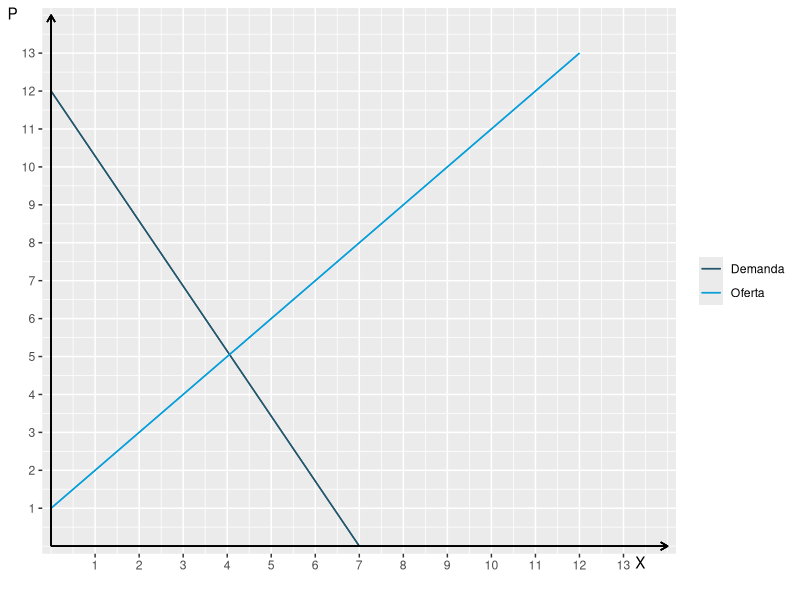

This chart was generated by the following R code:
# Excedente del consumidor
library(tibble)
library(ggplot2)

df <- tribble(
  ~x, ~y, ~curva,
  0,   1,  "oferta",
  12,   13, "oferta",
  0,   12,   "demanda",
  7, 0,    "demanda"
)

oferta_demanda <- function(df) {
  ggplot(df, aes(x, y)) + 
    geom_line(data = df, aes(color=curva)) + 
    geom_line(data = df, aes(color=curva)) + 
    scale_color_manual(name = NULL, 
                       labels = c("Demanda", "Oferta"),
                       values = c("#23576E", "#099FDB", 
                                  "#29B00E", "#208F84", 
                                  "#F55840", "#924F3E")) +
    scale_x_continuous(expand = c(0, 0.2),
                       breaks=1:13)  +
    scale_y_continuous(expand = c(0, 0.2),
                       breaks=1:13) + 
    geom_segment(aes(x = 0, y = 0, xend = 0, yend = 14), arrow = arrow(length=unit(0.2, "cm"))) +
    geom_segment(aes(x=0, y=0, xend = 14, yend = 0), arrow = arrow(length=unit(0.2, "cm"))) + 
    theme(axis.title.y = 
            element_text(angle = 0),
          axis.title.x = 
            element_text(hjust=0.95, vjust=6))  +
    labs(x="X", y="P")
  
}
  

# Ejercicio Lumen learnign
oferta_demanda(df)

# Calcular el equilibrio
# Calcular el excedente del consumidor
# Calcular el excedente del productor
# Suponer que el gobierno pone un precio máximo de $4
# Calcular EP
# Calcular EC
